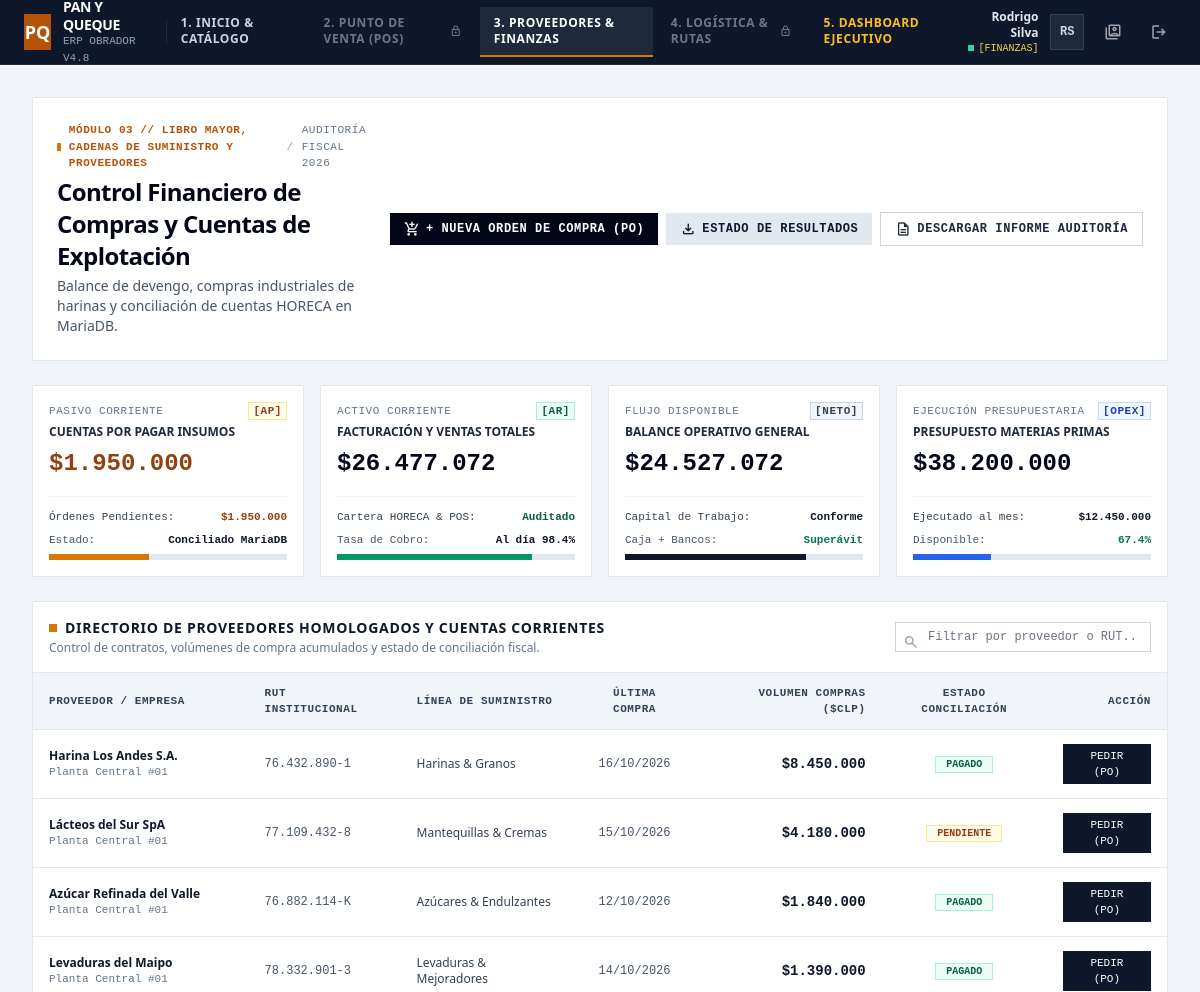
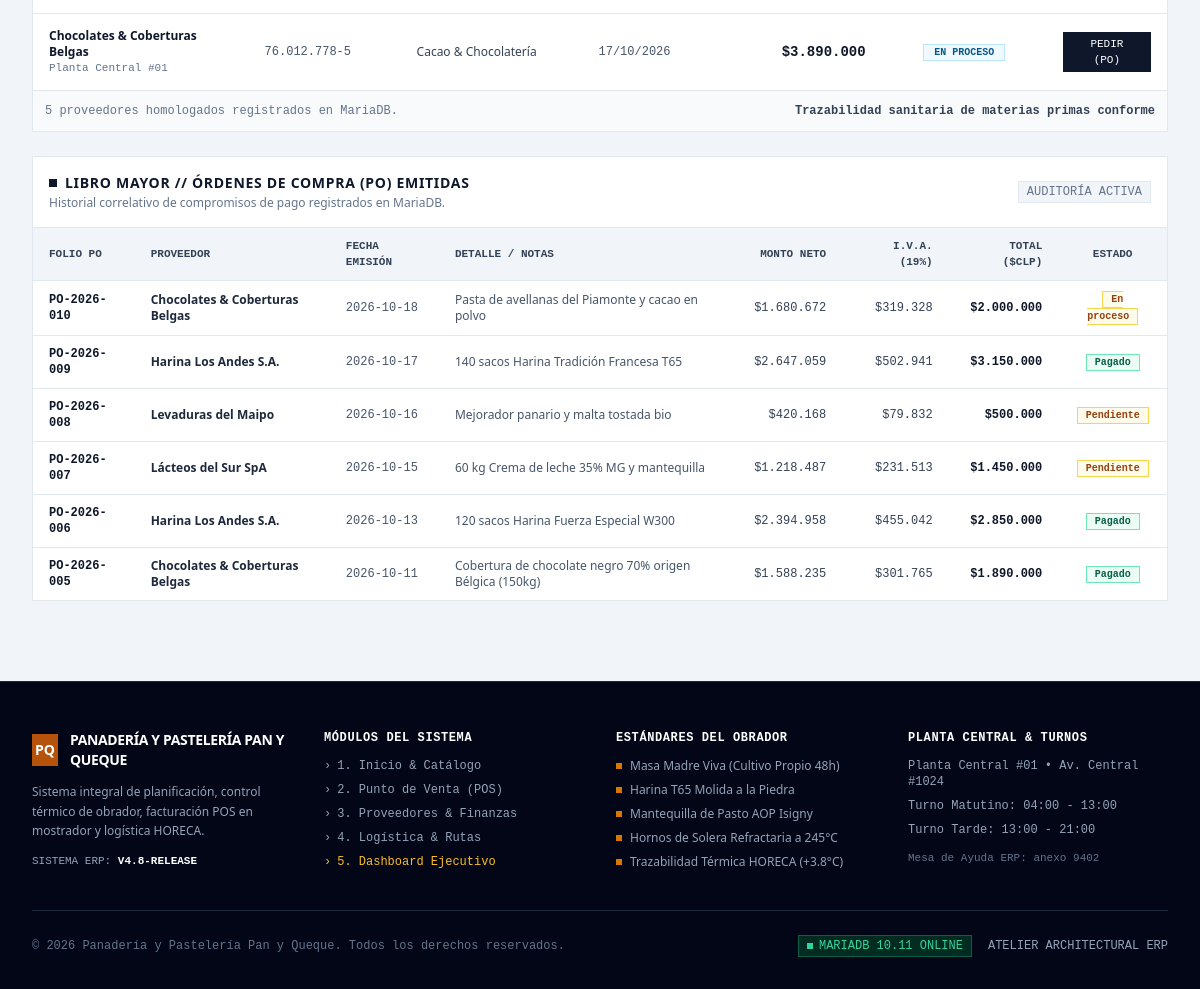
The app's page /suppliers.php (signed in), older data (2 pictures, top to bottom).
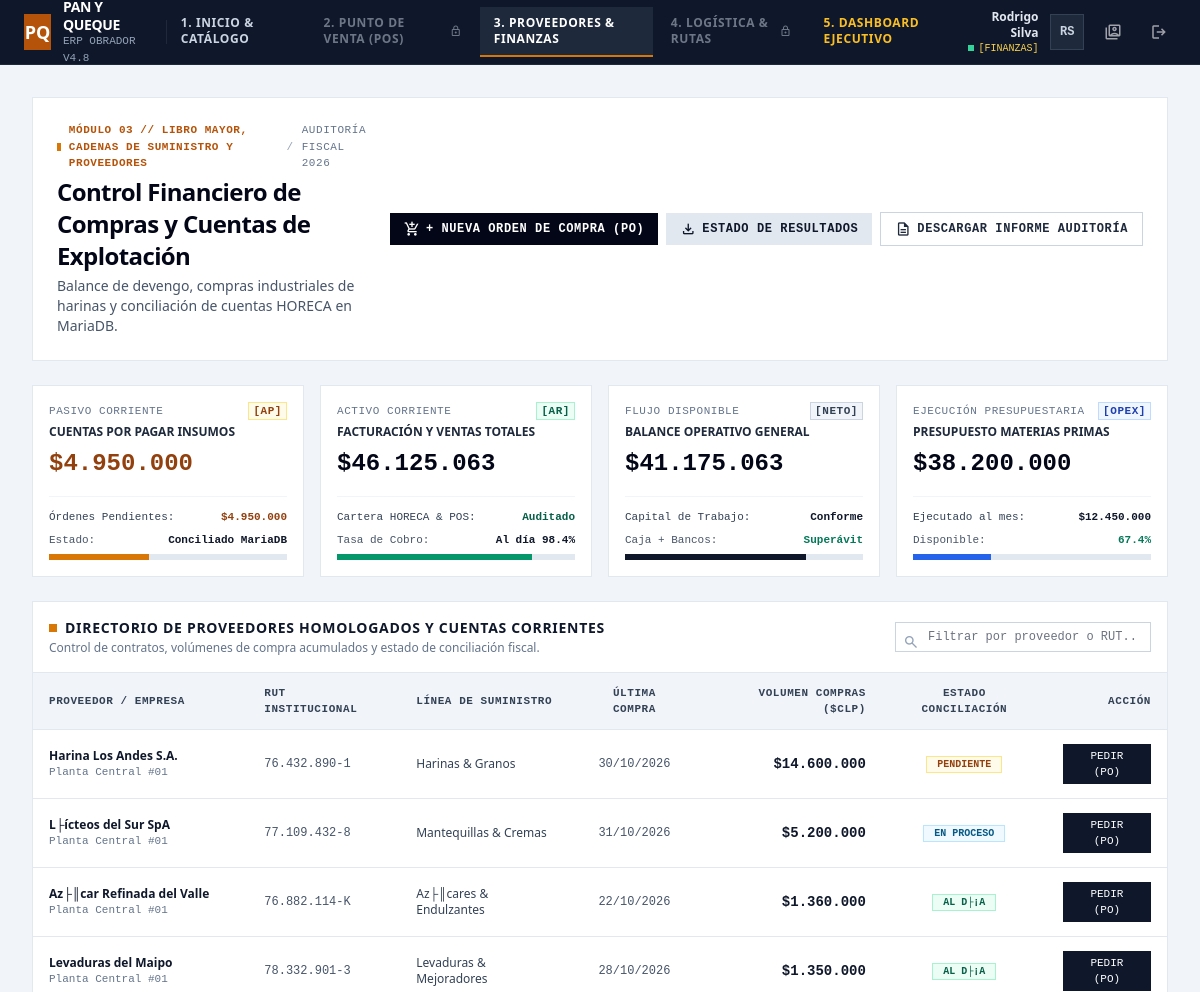
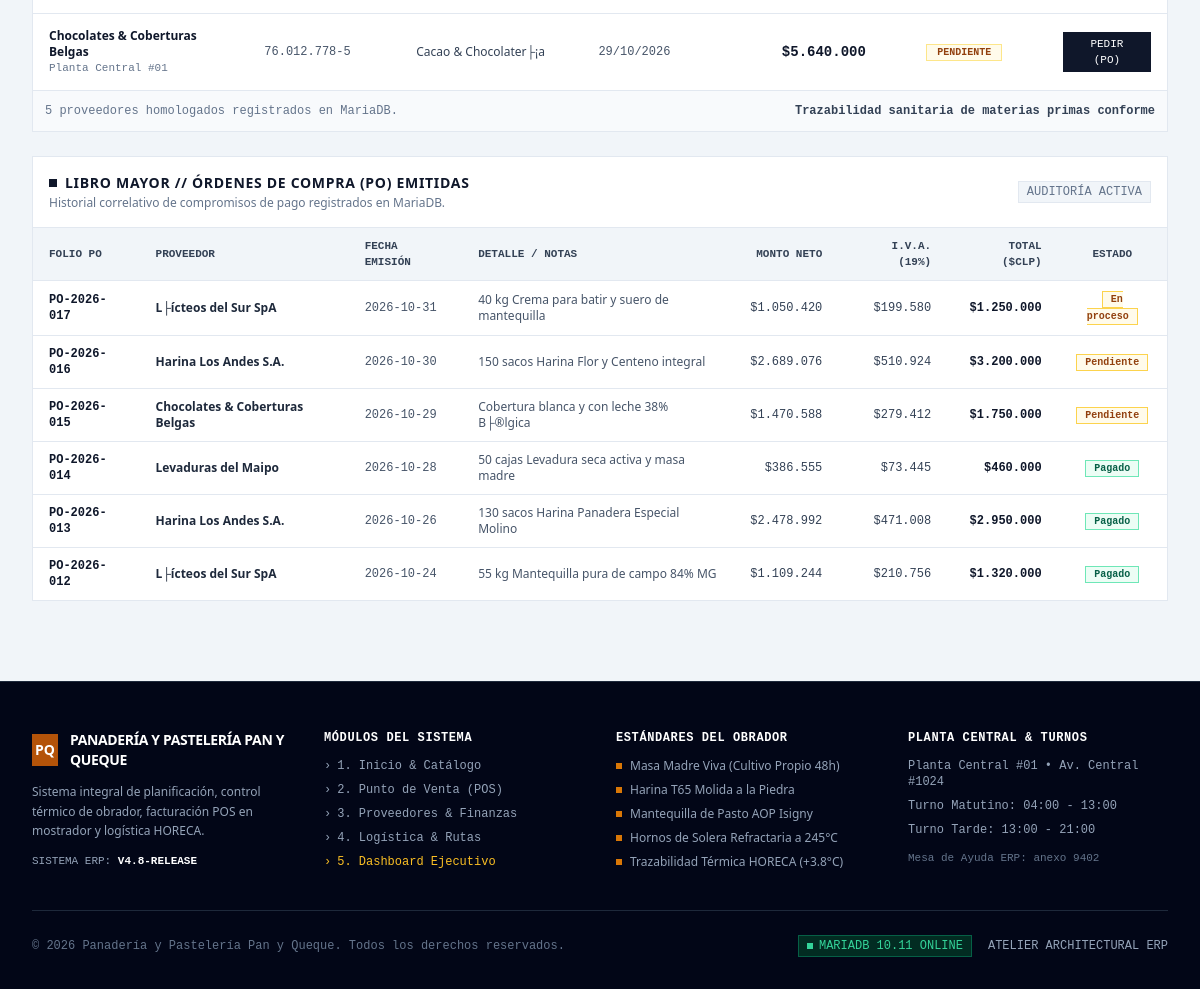
The same page, newer data (2 pictures, top to bottom).
### tables this page shows
CREATE TABLE `suppliers` (
  `id` int(11) NOT NULL AUTO_INCREMENT,
  `name` varchar(150) NOT NULL,
  `rut` varchar(20) NOT NULL,
  `contact_name` varchar(100) DEFAULT NULL,
  `phone` varchar(50) DEFAULT NULL,
  `email` varchar(100) DEFAULT NULL,
  `category` varchar(50) DEFAULT NULL,
  `purchase_amount` int(11) NOT NULL DEFAULT 0,
  `status` varchar(30) DEFAULT 'Al d├¡a',
  `last_purchase_date` date DEFAULT NULL,
  `created_at` timestamp NULL DEFAULT current_timestamp(),
  PRIMARY KEY (`id`),
  UNIQUE KEY `rut` (`rut`)
);

CREATE TABLE `purchase_orders` (
  `id` int(11) NOT NULL AUTO_INCREMENT,
  `supplier_id` int(11) NOT NULL,
  `folio` varchar(30) NOT NULL,
  `issue_date` date DEFAULT curdate(),
  `net_amount` int(11) NOT NULL DEFAULT 0,
  `tax` int(11) NOT NULL DEFAULT 0,
  `total_amount` int(11) NOT NULL DEFAULT 0,
  `status` varchar(30) DEFAULT 'Pendiente',
  `notes` text DEFAULT NULL,
  `created_at` timestamp NULL DEFAULT current_timestamp(),
  PRIMARY KEY (`id`),
  UNIQUE KEY `folio` (`folio`),
  KEY `fk_po_supplier` (`supplier_id`),
  CONSTRAINT `fk_po_supplier` FOREIGN KEY (`supplier_id`) REFERENCES `suppliers` (`id`)
);

### public/suppliers.php (the view, shortened to what the changed rows need)
<?php
require_once __DIR__ . '/../includes/config.php';
require_once __DIR__ . '/../includes/db.php';
require_once __DIR__ . '/../includes/SupplierService.php';
require_once __DIR__ . '/../includes/header.php';
$suppliers = SupplierService::getAllSuppliers();
$metrics = SupplierService::getFinancialMetrics();
$cuentasPorPagar = $metrics['accountsPayable'];
$cuentasPorCobrar = $metrics['accountsReceivable'];
$balanceGeneral = $metrics['generalBalance'];
$recentOrders = SupplierService::getRecentPurchaseOrders(6);
?>
<div class="p-4 sm:p-6 lg:p-8 max-w-[1536px] mx-auto space-y-6">
    <section class="bg-white border border-slate-200 p-5 sm:p-6 rounded-none flex flex-col lg:flex-row lg:items-center justify-between gap-4">
        <div>
            <h1 class="text-xl sm:text-2xl font-bold tracking-tight text-slate-950">
                Control Financiero de Compras y Cuentas de Explotación
            </h1>
        </div>
    </section>
    <div class="grid grid-cols-1 sm:grid-cols-2 lg:grid-cols-4 gap-4">
        <div class="bg-white border border-slate-200 p-4 rounded-none flex flex-col justify-between">
            <div>
                <div class="flex items-center justify-between text-[11px] font-mono text-slate-500 uppercase tracking-wider mb-1">
                    <span>Pasivo Corriente</span>
                    <span class="text-amber-800 font-bold bg-amber-50 px-1 border border-amber-200">[AP]</span>
                </div>
                <div class="text-xs font-bold text-slate-800 uppercase">Cuentas por Pagar Insumos</div>
                <div class="text-2xl font-bold font-mono text-amber-800 mt-2 tabular-nums">
                    <?php echo formatCurrency($cuentasPorPagar); ?>
                </div>
            </div>
            <div class="mt-4 pt-3 border-t border-slate-100 space-y-1.5 text-[11px] font-mono">
                <div class="flex justify-between text-slate-700">
                    <span>Órdenes Pendientes:</span>
                    <strong class="text-amber-800 font-bold"><?php echo formatCurrency($cuentasPorPagar); ?></strong>
                </div>
            </div>
        </div>
        <div class="bg-white border border-slate-200 p-4 rounded-none flex flex-col justify-between">
            <div>
                <div class="flex items-center justify-between text-[11px] font-mono text-slate-500 uppercase tracking-wider mb-1">
                    <span>Activo Corriente</span>
                    <span class="text-emerald-800 font-bold bg-emerald-50 px-1 border border-emerald-200">[AR]</span>
                </div>
                <div class="text-xs font-bold text-slate-800 uppercase">Facturación y Ventas Totales</div>
                <div class="text-2xl font-bold font-mono text-slate-950 mt-2 tabular-nums">
                    <?php echo formatCurrency($cuentasPorCobrar); ?>
                </div>
            </div>
        </div>
        <div class="bg-white border border-slate-200 p-4 rounded-none flex flex-col justify-between">
            <div>
                <div class="flex items-center justify-between text-[11px] font-mono text-slate-500 uppercase tracking-wider mb-1">
                    <span>Flujo Disponible</span>
                    <span class="text-slate-700 font-bold bg-slate-100 px-1 border border-slate-300">[NETO]</span>
                </div>
                <div class="text-xs font-bold text-slate-800 uppercase">Balance Operativo General</div>
                <div class="text-2xl font-bold font-mono text-slate-950 mt-2 tabular-nums">
                    <?php echo formatCurrency($balanceGeneral); ?>
                </div>
            </div>
        </div>
    </div>
    <div class="bg-white border border-slate-200 rounded-none shadow-none">
        <div class="p-4 border-b border-slate-200 flex flex-col sm:flex-row sm:items-center justify-between gap-3">
            <div>
                <h2 class="text-sm font-bold uppercase tracking-wider text-slate-900 flex items-center space-x-2">
                    <span class="w-2 h-2 bg-amber-600 rounded-none inline-block"></span>
                    <span>Directorio de Proveedores Homologados y Cuentas Corrientes</span>
                </h2>
            </div>
        </div>
        <div class="overflow-x-auto">
            <table class="w-full text-left text-xs border-collapse">
                <thead>
                    <tr class="bg-slate-100 border-b border-slate-200 text-slate-700 font-mono font-semibold uppercase tracking-wider text-[11px]">
                        <th class="py-3 px-4">Proveedor / Empresa</th>
                        <th class="py-3 px-4">RUT Institucional</th>
                        <th class="py-3 px-4">Línea de Suministro</th>
                        <th class="py-3 px-4 text-center">Última Compra</th>
                        <th class="py-3 px-4 text-right">Volumen Compras ($CLP)</th>
                        <th class="py-3 px-4 text-center">Estado Conciliación</th>
                        <th class="py-3 px-4 text-right">Acción</th>
                    </tr>
                </thead>
                <tbody class="divide-y divide-slate-200 text-slate-800">
                    <?php foreach ($suppliers as $s): ?>
                    <tr class="hover:bg-slate-50 supplier-row transition-none">
                        <td class="py-3.5 px-4 font-bold text-slate-900">
                            <?php echo htmlspecialchars($s['nombre']); ?>
                            <span class="block text-[11px] font-mono text-slate-500 font-normal">Planta Central #01</span>
                        </td>
                        <td class="py-3.5 px-4 font-mono text-slate-600">
                            <?php echo $s['rut']; ?>
                        </td>
                        <td class="py-3.5 px-4 text-slate-700">
                            <?php echo htmlspecialchars($s['rubro']); ?>
                        </td>
                        <td class="py-3.5 px-4 text-center font-mono text-slate-600">
                            <?php echo $s['ultima_compra']; ?>
                        </td>
                        <td class="py-3.5 px-4 text-right font-mono font-bold text-slate-900 text-sm tabular-nums">
                            <?php echo formatCurrency($s['monto']); ?>
                        </td>
                        <td class="py-3.5 px-4 text-center">
                            <span class="px-2.5 py-0.5 text-[10px] font-mono font-bold uppercase rounded-none border <?php echo $s['badge']; ?>">
                                <?php echo $s['estado']; ?>
                            </span>
                        </td>
                        <td class="py-3.5 px-4 text-right">
                            <button type="button" onclick="openOrderForSupplierId(<?php echo $s['id']; ?>, '<?php echo addslashes($s['nombre']); ?>')" class="bg-slate-900 hover:bg-slate-800 text-white px-3 py-1 text-[11px] font-mono font-medium uppercase rounded-none transition-none">
                                Pedir (PO)
                            </button>
                        </td>
                    </tr>
                    <?php endforeach; ?>
                </tbody>
            </table>
        </div>
    </div>
    <div class="bg-white border border-slate-200 rounded-none shadow-none">
        <div class="overflow-x-auto">
            <table class="w-full text-left text-xs border-collapse font-mono">
                <thead>
                    <tr class="bg-slate-100 border-b border-slate-200 text-slate-700 font-semibold uppercase text-[11px]">
                        <th class="py-2.5 px-4">Folio PO</th>
                        <th class="py-2.5 px-4">Proveedor</th>
                        <th class="py-2.5 px-4">Fecha Emisión</th>
                        <th class="py-2.5 px-4">Detalle / Notas</th>
                        <th class="py-2.5 px-4 text-right">Monto Neto</th>
                        <th class="py-2.5 px-4 text-right">I.V.A. (19%)</th>
                        <th class="py-2.5 px-4 text-right">Total ($CLP)</th>
                        <th class="py-2.5 px-4 text-center">Estado</th>
                    </tr>
                </thead>
                <tbody class="divide-y divide-slate-200">
                    <?php if (empty($recentOrders)): ?>
                    <tr>
                        <td colspan="8" class="py-4 text-center text-slate-400 italic">No hay órdenes de compra registradas.</td>
                    </tr>
                    <?php else: foreach ($recentOrders as $po): ?>
                    <tr class="hover:bg-slate-50">
                        <td class="py-2.5 px-4 font-bold text-slate-900"><?php echo htmlspecialchars($po['folio']); ?></td>
                        <td class="py-2.5 px-4 font-sans font-semibold text-slate-800"><?php echo htmlspecialchars($po['supplier_name']); ?></td>
                        <td class="py-2.5 px-4 text-slate-600"><?php echo htmlspecialchars($po['issue_date']); ?></td>
                        <td class="py-2.5 px-4 font-sans text-slate-600"><?php echo htmlspecialchars($po['notes'] ?? 'Sin observaciones'); ?></td>
                        <td class="py-2.5 px-4 text-right text-slate-700 tabular-nums"><?php echo formatCurrency((int)$po['net_amount']); ?></td>
                        <td class="py-2.5 px-4 text-right text-slate-700 tabular-nums"><?php echo formatCurrency((int)$po['tax']); ?></td>
                        <td class="py-2.5 px-4 text-right font-bold text-slate-900 tabular-nums"><?php echo formatCurrency((int)$po['total_amount']); ?></td>
                        <td class="py-2.5 px-4 text-center">
                            <span class="px-2 py-0.5 text-[10px] font-bold border <?php echo ($po['status'] === 'Pagado') ? 'bg-emerald-50 text-emerald-800 border-emerald-300' : 'bg-amber-50 text-amber-800 border-amber-300'; ?>">
                                <?php echo htmlspecialchars($po['status']); ?>
                            </span>
                        </td>
                    </tr>
                    <?php endforeach; endif; ?>
                </tbody>
            </table>
        </div>
    </div>
</div>
<?php require_once __DIR__ . '/../includes/footer.php'; ?>

Row changes from the older to the newer data that the page shows:
no longer on this page (row edited): purchase_orders: folio "PO-2026-010", supplier.name "Chocolates & Coberturas Belgas", issue_date "2026-10-18", notes "Pasta de avellanas del Piamonte y cacao en polvo", net_amount "$1.680.672", tax "$319.328", total_amount "$2.000.000", status "En proceso"
no longer on this page (row edited): purchase_orders: folio "PO-2026-009", supplier.name "Harina Los Andes S.A.", issue_date "2026-10-17", notes "140 sacos Harina Tradición Francesa T65", net_amount "$2.647.059", tax "$502.941", total_amount "$3.150.000", status "Pagado"
no longer on this page (row edited): purchase_orders: folio "PO-2026-008", supplier.name "Levaduras del Maipo", issue_date "2026-10-16", notes "Mejorador panario y malta tostada bio", net_amount "$420.168", tax "$79.832", total_amount "$500.000", status "Pendiente"
no longer on this page (row edited): purchase_orders: folio "PO-2026-007", supplier.name "Lácteos del Sur SpA", issue_date "2026-10-15", notes "60 kg Crema de leche 35% MG y mantequilla", net_amount "$1.218.487", tax "$231.513", total_amount "$1.450.000", status "Pendiente"
no longer on this page (row edited): purchase_orders: folio "PO-2026-006", supplier.name "Harina Los Andes S.A.", issue_date "2026-10-13", notes "120 sacos Harina Fuerza Especial W300", net_amount "$2.394.958", tax "$455.042", total_amount "$2.850.000", status "Pagado"
no longer on this page (row edited): purchase_orders: folio "PO-2026-005", supplier.name "Chocolates & Coberturas Belgas", issue_date "2026-10-11", notes "Cobertura de chocolate negro 70% origen Bélgica (150kg)", net_amount "$1.588.235", tax "$301.765", total_amount "$1.890.000", status "Pagado"
changed suppliers "Harina Los Andes S.A.": ultima_compra "16/10/2026" → "30/10/2026"; purchase_amount "$8.450.000" → "$14.600.000"; status "PAGADO" → "PENDIENTE"
changed suppliers "Mantequillas & Cremas": name "Lácteos del Sur SpA" → "L├ícteos del Sur SpA"; ultima_compra "15/10/2026" → "31/10/2026"; purchase_amount "$4.180.000" → "$5.200.000"; status "PENDIENTE" → "EN PROCESO"
changed suppliers: name "Azúcar Refinada del Valle" → "Az├║car Refinada del Valle"; category "Azúcares & Endulzantes" → "Az├║cares & Endulzantes"; ultima_compra "12/10/2026" → "22/10/2026"; purchase_amount "$1.840.000" → "$1.360.000"; status "PAGADO" → "AL D├¡A"
changed suppliers "Levaduras del Maipo": ultima_compra "14/10/2026" → "28/10/2026"; purchase_amount "$1.390.000" → "$1.350.000"; status "PAGADO" → "AL D├¡A"
changed suppliers "Chocolates & Coberturas Belgas": category "Cacao & Chocolatería" → "Cacao & Chocolater├¡a"; ultima_compra "17/10/2026" → "29/10/2026"; purchase_amount "$3.890.000" → "$5.640.000"; status "EN PROCESO" → "PENDIENTE"
added purchase_orders: folio "PO-2026-017", supplier.name "L├ícteos del Sur SpA", issue_date "2026-10-31", notes "40 kg Crema para batir y suero de mantequilla", net_amount "$1.050.420", tax "$199.580", total_amount "$1.250.000", status "En proceso"
added purchase_orders: folio "PO-2026-016", supplier.name "Harina Los Andes S.A.", issue_date "2026-10-30", notes "150 sacos Harina Flor y Centeno integral", net_amount "$2.689.076", tax "$510.924", total_amount "$3.200.000", status "Pendiente"
added purchase_orders: folio "PO-2026-015", supplier.name "Chocolates & Coberturas Belgas", issue_date "2026-10-29", notes "Cobertura blanca y con leche 38% B├®lgica", net_amount "$1.470.588", tax "$279.412", total_amount "$1.750.000", status "Pendiente"
added purchase_orders: folio "PO-2026-014", supplier.name "Levaduras del Maipo", issue_date "2026-10-28", notes "50 cajas Levadura seca activa y masa madre", net_amount "$386.555", tax "$73.445", total_amount "$460.000", status "Pagado"
added purchase_orders: folio "PO-2026-013", supplier.name "Harina Los Andes S.A.", issue_date "2026-10-26", notes "130 sacos Harina Panadera Especial Molino", net_amount "$2.478.992", tax "$471.008", total_amount "$2.950.000", status "Pagado"
added purchase_orders: folio "PO-2026-012", supplier.name "L├ícteos del Sur SpA", issue_date "2026-10-24", notes "55 kg Mantequilla pura de campo 84% MG", net_amount "$1.109.244", tax "$210.756", total_amount "$1.320.000", status "Pagado"
Text that changed along with them:
formatCurrency($cuentasPorPagar): "$1.950.000" → "$4.950.000"
formatCurrency($cuentasPorCobrar): "$26.477.072" → "$46.125.063"
formatCurrency($balanceGeneral): "$24.527.072" → "$41.175.063"
